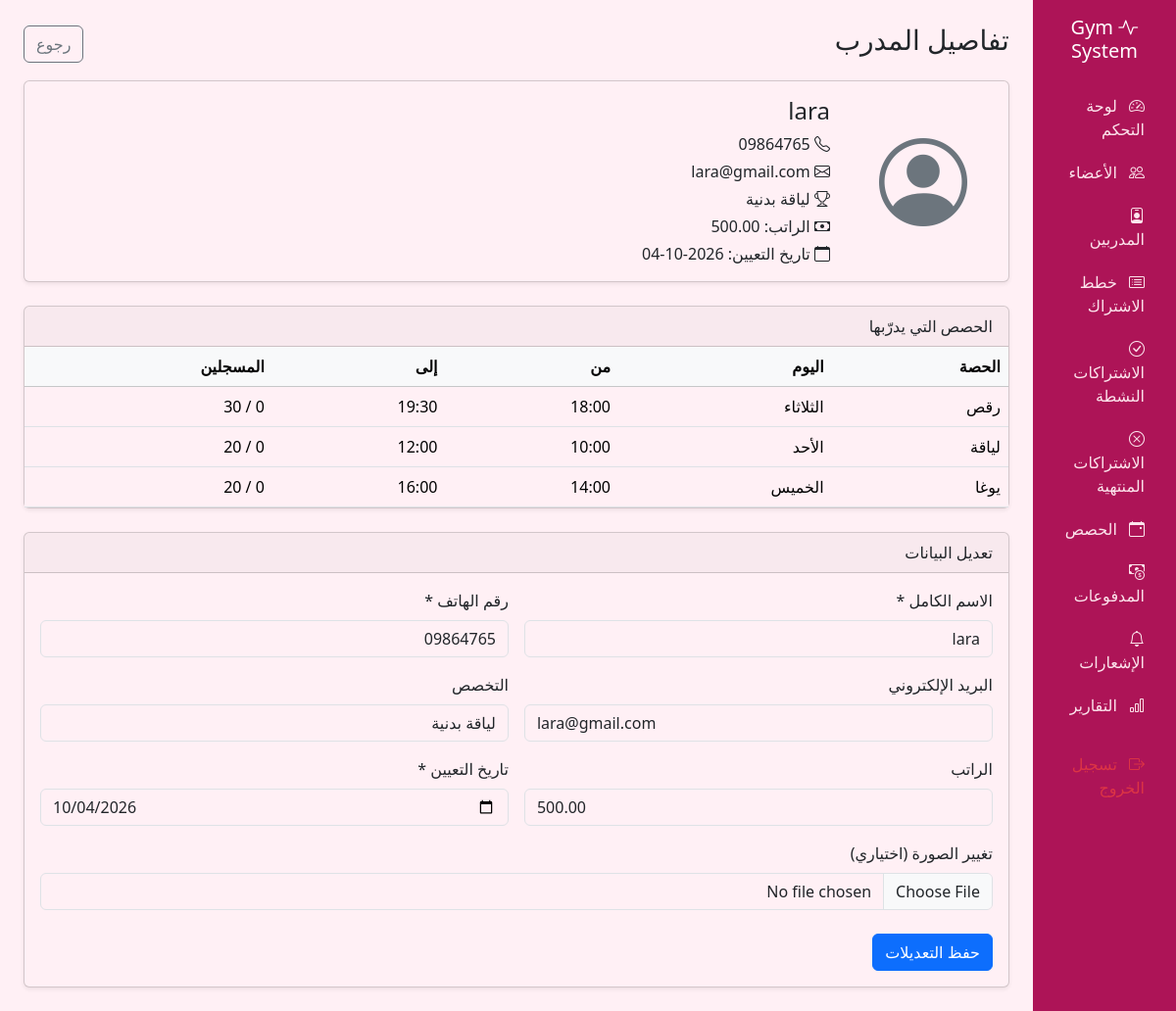
The app's page /Trainerdetails.php?id=1 (signed in) with its own data.
### tables this page shows
CREATE TABLE IF NOT EXISTS `trainers` (
  `trainer_id` int NOT NULL AUTO_INCREMENT,
  `full_name` varchar(100) NOT NULL,
  `phone` varchar(20) NOT NULL,
  `email` varchar(100) DEFAULT NULL,
  `specialization` varchar(100) DEFAULT NULL,
  `salary` decimal(10,2) DEFAULT '0.00',
  `photo` varchar(255) DEFAULT NULL,
  `hire_date` date NOT NULL,
  `created_at` timestamp NULL DEFAULT CURRENT_TIMESTAMP,
  PRIMARY KEY (`trainer_id`)
);

CREATE TABLE IF NOT EXISTS `classes` (
  `class_id` int NOT NULL AUTO_INCREMENT,
  `class_name` varchar(100) NOT NULL,
  `trainer_id` int DEFAULT NULL,
  `schedule_day` varchar(20) NOT NULL,
  `start_time` time NOT NULL,
  `end_time` time NOT NULL,
  `capacity` int NOT NULL DEFAULT '20',
  PRIMARY KEY (`class_id`),
  KEY `trainer_id` (`trainer_id`)
);

### includes/functions.php (called while the page is built)
<?php
function e($text) {
    return htmlspecialchars($text ?? '', ENT_QUOTES, 'UTF-8');
}

### Trainerdetails.php (the view, shortened to what this page needs)
<?php
require_once 'config/db.php';
require_once 'includes/functions.php';
$id = (int)($_GET['id'] ?? 0);
$stmt = $pdo->prepare("SELECT * FROM Trainers WHERE trainer_id = ?");
$stmt->execute([$id]);
$trainer = $stmt->fetch();
$data = [
    'full_name'      => $trainer['full_name'],
    'phone'          => $trainer['phone'],
    'email'          => $trainer['email'] ?? '',
    'specialization' => $trainer['specialization'] ?? '',
    'salary'         => $trainer['salary'],
    'hire_date'      => $trainer['hire_date'],
];
$stmt = $pdo->prepare(
    "SELECT c.*,
            (SELECT COUNT(*) FROM Class_members cm WHERE cm.class_id = c.class_id) AS enrolled
     FROM Classes c
     WHERE c.trainer_id = ?
     ORDER BY c.class_id DESC"
);
$stmt->execute([$id]);
$classes = $stmt->fetchAll();
include 'includes/header.php';
include 'includes/sidebar.php';
?>
<div class="d-flex justify-content-between align-items-center mb-3">
    <h3>تفاصيل المدرب</h3>
    <a href="Trainer.php" class="btn btn-outline-secondary">رجوع</a>
</div>
<div class="card shadow-sm mb-4">
    <div class="card-body">
        <div class="row align-items-center">
            <div class="col-md-2 text-center mb-3 mb-md-0">
                <?php if ($trainer['photo']): ?>
                    <img src="uploads/trainers/<?= e($trainer['photo']) ?>"
                         style="width:110px;height:110px;object-fit:cover;border-radius:50%;">
                <?php else: ?>
                    <i class="bi bi-person-circle text-secondary" style="font-size:90px;"></i>
                <?php endif; ?>
            </div>
            <div class="col-md-10">
                <h4><?= e($trainer['full_name']) ?></h4>
                <p class="mb-1"><i class="bi bi-telephone"></i> <?= e($trainer['phone']) ?></p>
                <p class="mb-1"><i class="bi bi-envelope"></i> <?= e($trainer['email'] ?: '-') ?></p>
                <p class="mb-1"><i class="bi bi-trophy"></i> <?= e($trainer['specialization'] ?: '-') ?></p>
                <p class="mb-1"><i class="bi bi-cash"></i> الراتب: <?= e($trainer['salary']) ?></p>
                <p class="mb-0"><i class="bi bi-calendar"></i> تاريخ التعيين: <?= e($trainer['hire_date']) ?></p>
            </div>
        </div>
    </div>
</div>
<div class="card shadow-sm mb-4">
    <div class="card-header">الحصص التي يدرّبها</div>
    <div class="table-responsive">
        <table class="table mb-0 align-middle">
            <thead class="table-light">
                <tr>
                    <th>الحصة</th>
                    <th>اليوم</th>
                    <th>من</th>
                    <th>إلى</th>
                    <th>المسجلين</th>
                </tr>
            </thead>
            <tbody>
                <?php foreach ($classes as $c): ?>
                <tr>
                    <td><?= e($c['class_name']) ?></td>
                    <td><?= e($c['schedule_day']) ?></td>
                    <td><?= e(substr($c['start_time'], 0, 5)) ?></td>
                    <td><?= e(substr($c['end_time'], 0, 5)) ?></td>
                    <td><?= $c['enrolled'] ?> / <?= $c['capacity'] ?></td>
                </tr>
                <?php endforeach; ?>
            </tbody>
        </table>
    </div>
</div>
<div class="card shadow-sm">
    <div class="card-header">تعديل البيانات</div>
    <div class="card-body">
        <form method="POST" enctype="multipart/form-data" novalidate>
            <div class="row g-3">
                <div class="col-md-6">
                    <label class="form-label">الاسم الكامل *</label>
                    <input type="text" name="full_name" class="form-control" value="<?= e($data['full_name']) ?>">
                </div>
                <div class="col-md-6">
                    <label class="form-label">رقم الهاتف *</label>
                    <input type="text" name="phone" class="form-control" value="<?= e($data['phone']) ?>">
                </div>
                <div class="col-md-6">
                    <label class="form-label">البريد الإلكتروني</label>
                    <input type="email" name="email" class="form-control" value="<?= e($data['email']) ?>">
                </div>
                <div class="col-md-6">
                    <label class="form-label">التخصص</label>
                    <input type="text" name="specialization" class="form-control" value="<?= e($data['specialization']) ?>">
                </div>
                <div class="col-md-6">
                    <label class="form-label">الراتب</label>
                    <input type="number" step="0.01" min="0" name="salary" class="form-control" value="<?= e($data['salary']) ?>">
                </div>
                <div class="col-md-6">
                    <label class="form-label">تاريخ التعيين *</label>
                    <input type="date" name="hire_date" class="form-control" value="<?= e($data['hire_date']) ?>">
                </div>
                <div class="col-md-12">
                    <label class="form-label">تغيير الصورة (اختياري)</label>
                    <input type="file" name="photo" class="form-control" accept=".jpg,.jpeg,.png">
                </div>
            </div>
            <button type="submit" class="btn btn-primary mt-4">حفظ التعديلات</button>
        </form>
    </div>
</div>
<?php include 'includes/footer.php'; ?>

### assets/css/style.css (style rules this page uses)
body { --bs-body-bg: #fff0f5; background-color: #fff0f5 !important; }

### records on screen
trainers: full_name "lara", phone "09864765", email "lara@gmail.com", specialization "لياقة بدنية", salary "500.00", hire_date "2026-10-04", hire_date "10/04/2026"
classes: class_name "رقص", schedule_day "الثلاثاء", start_time "18:00", end_time "19:30", enrolled "0", capacity "30"
classes: class_name "لياقة", schedule_day "الأحد", start_time "10:00", end_time "12:00", enrolled "0", capacity "20"
classes: class_name "يوغا", schedule_day "الخميس", start_time "14:00", end_time "16:00", enrolled "0", capacity "20"
